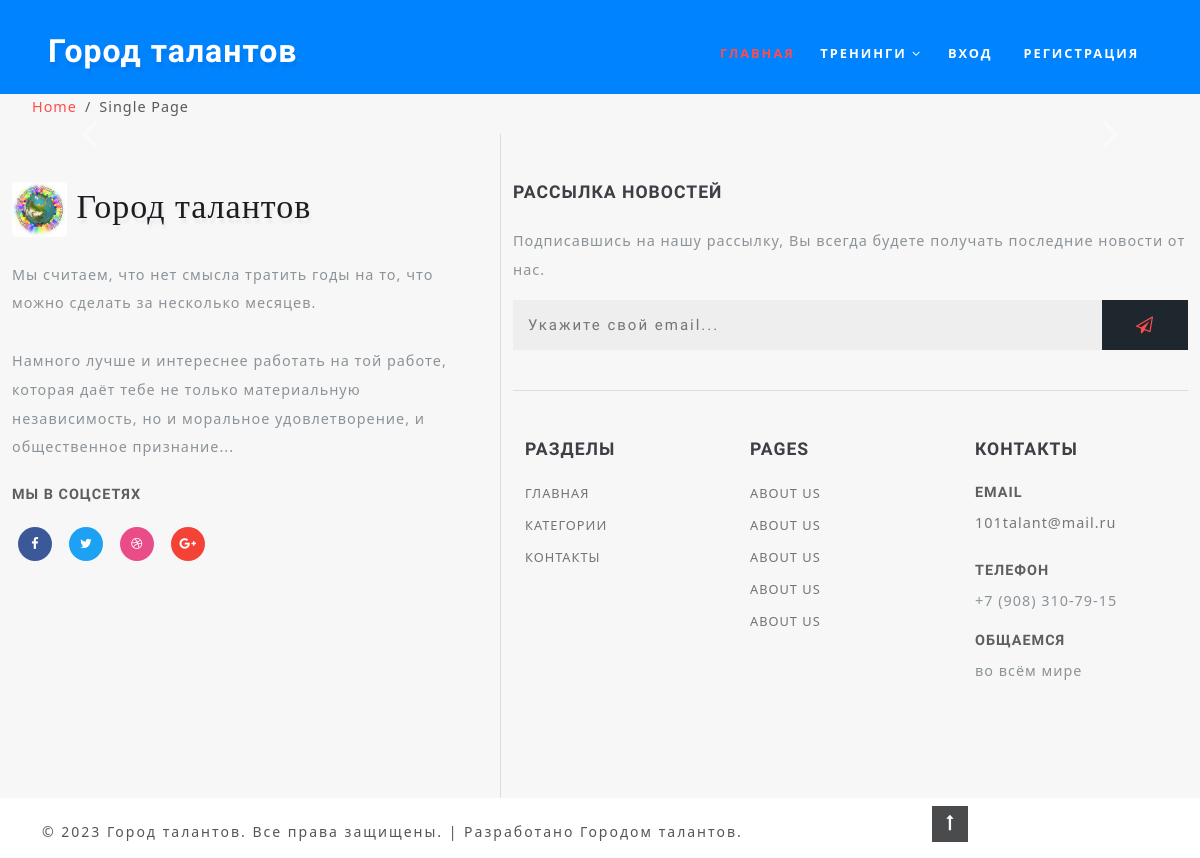
The app's page /, older data.
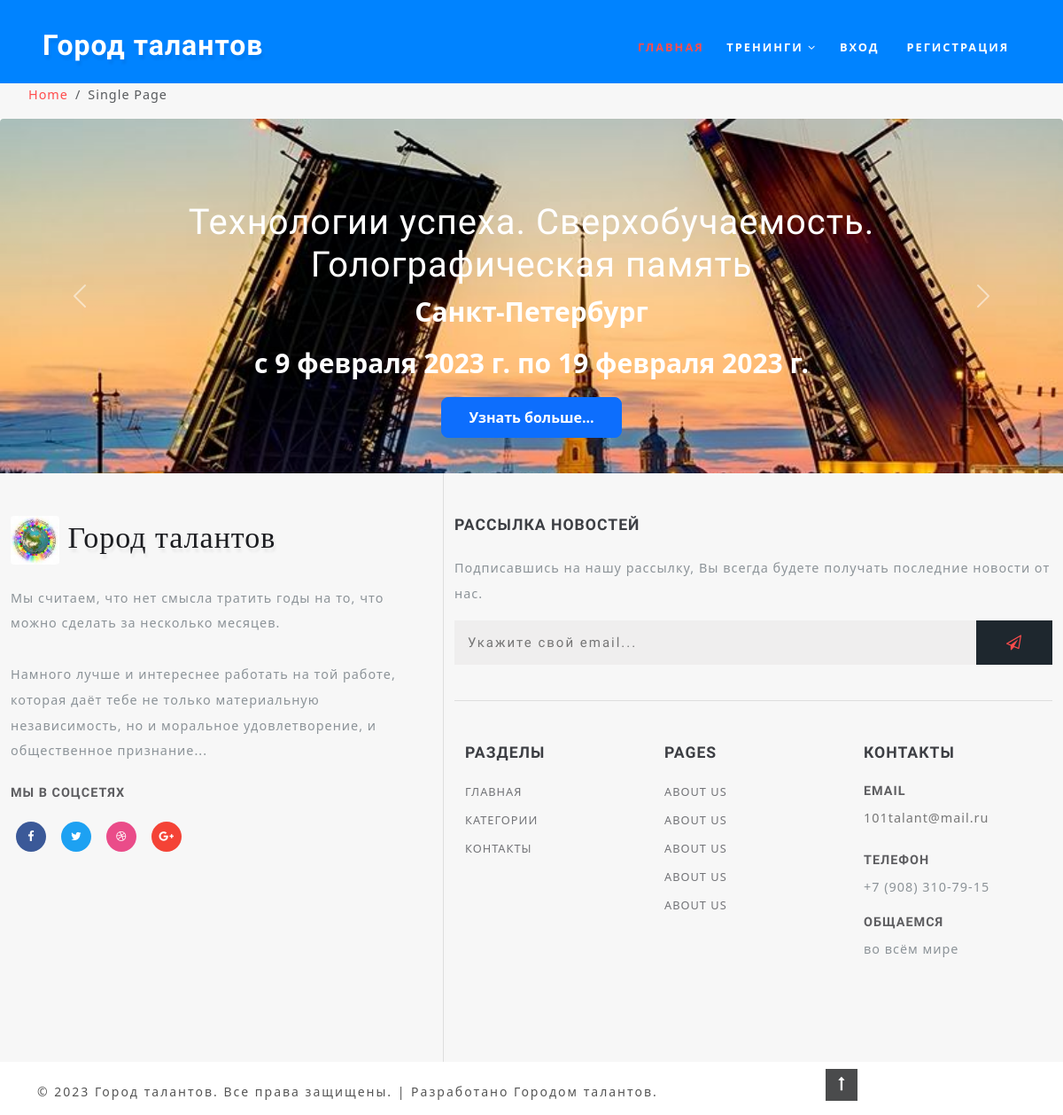
The same page, newer data.
### sam/models.py (models this page shows, shortened)
class Trainings(models.Model):
    name = models.CharField("Название", max_length=255)
    trainingType = models.ForeignKey(
        TrainingTypes, verbose_name="тип тренинга", on_delete=models.SET_NULL, null=True
    )
    dtStart = models.DateField("дата начала", default=date.today)
    dtEnd = models.DateField("дата завершения", default=date.today)
    locality = models.ForeignKey(
        Locality, verbose_name="место проведения тренинга", on_delete=models.SET_NULL, null=True
    )
    instructors = models.ManyToManyField(
        Instructors, verbose_name="тренеры", related_name="traning_instructor"
    )
    draft = models.BooleanField("Черновик", default=False)
    url = models.SlugField(max_length=255, unique=True)
    image = models.ImageField("Изображение", upload_to="trainings", null=True)
    description = models.TextField("Описание", null=True)
    shortText = models.TextField("Краткое описание", max_length=255, null=True )
    def get_absolute_url(self):
        return reverse("training_detail", kwargs={"slug": self.url})
    class Meta:
        verbose_name = "тренинг"
        verbose_name_plural = "тренинги"

class Locality(models.Model):
    name = models.CharField("Место тренинга", max_length=255)
    description = models.TextField("Описание")
    image = models.ImageField("Изображение", upload_to="locality")
    url = models.SlugField(max_length=255, unique=True, default="q")
    class Meta:
        verbose_name = "место проведения тренинга"
        verbose_name_plural = "места проведения тренингов"

### sam/views.py (the view)
# urls.py: path("", views.TrainingsView.as_view()),
class TrainingsView(ListView):
    model = Trainings
    queryset = Trainings.objects.filter(draft=False)
    template_name = "sam/index.html"

### sam/templatetags/training_tag.py (called while the page is built)
@register.simple_tag()
def get_trainingTypes():
    return TrainingTypes.objects.all()

### templates/sam/index.html (shortened to what this page needs)
{% extends 'base.html' %}
{% block content %}
    {% include 'include/slider.html' %}
{% endblock content %}

### templates/include/slider.html (shortened to what this page needs)
    <div id="carousel-training" class="carousel-training training-section carousel slide carousel-fade" data-bs-ride="carousel">
        <div class="carousel-inner">
            {% for training in trainings_list %}
            <div class="carousel-item item-content active" data-bs-interval="4000">
                <img src="{{training.locality.image.url}}" class="d-block w-100 carousel-img" alt="картинка города">
                <div class="carousel-caption d-none d-md-block">
                    <h1>{{ training.name }}</h1>
                    <p>{{ training.locality.name }}</p>
                    <p>с {{ training.dtStart }} по {{ training.dtEnd }}</p>
                    <a class="btn btn-primary btn-lg btn-cta" href="{{ training.get_absolute_url }}" role="button" target="_blank">Узнать больше...</a>
                </div>
            </div>
            {% endfor %}
        </div>
        <button class="carousel-control-prev" type="button" data-bs-target="#carousel-training" data-bs-slide="prev">
            <span class="carousel-control-prev-icon" aria-hidden="true"></span>
        </button>
        <button class="carousel-control-next" type="button" data-bs-target="#carousel-training" data-bs-slide="next">
            <span class="carousel-control-next-icon" aria-hidden="true"></span>
        </button>
    </div>

Row changes from the older to the newer data that the page shows:
added Trainings: locality.image (picture), name "Технологии успеха. Сверхобучаемость. Голографическая память", locality.name "Санкт-Петербург", dtStart "9 февраля 2023 г.", dtEnd "19 февраля 2023 г."
